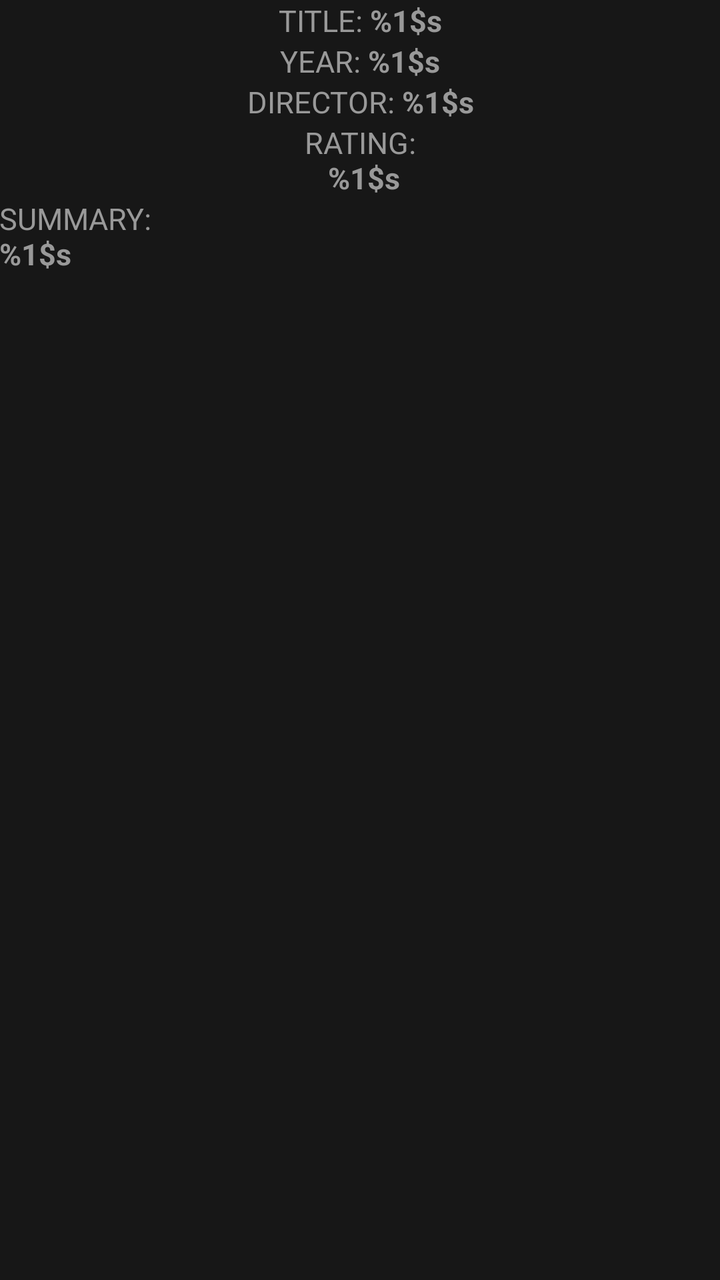
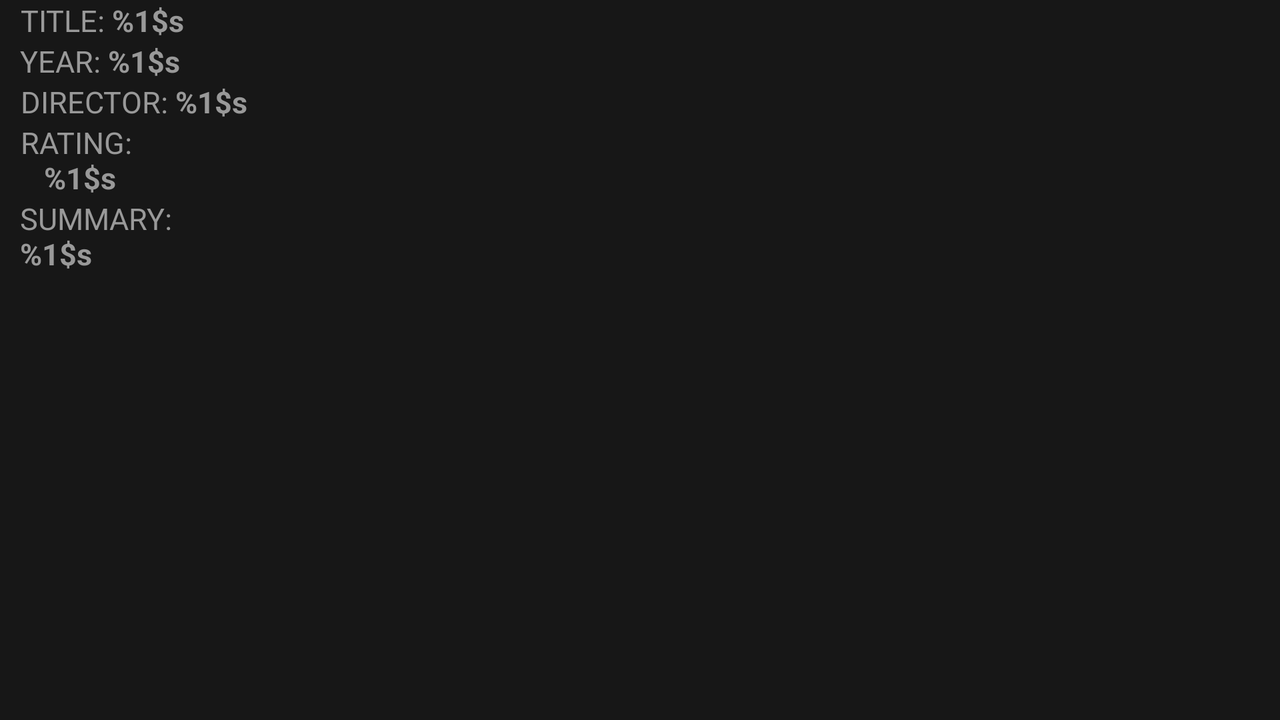

First picture: res/layout/ on a phone held upright. Second picture: the repository's own variant of that layout, on a device whose configuration matches the variant's folder. Source for both follows.
<!-- AndroidManifest.xml: activity theme SaveMenuItemStyle -->
<!-- res/layout/activity_single_item.xml -->
<?xml version="1.0" encoding="utf-8"?>
<ScrollView android:layout_height="match_parent"
    android:layout_width="match_parent"
    xmlns:android="http://schemas.android.com/apk/res/android"
    android:background="@color/background">

    <LinearLayout
        xmlns:tools="http://schemas.android.com/tools"
        android:layout_width="match_parent"
        android:layout_height="wrap_content"
        android:orientation="vertical"
        android:paddingBottom="@dimen/activity_vertical_margin"
        android:paddingLeft="@dimen/activity_horizontal_margin"
        android:paddingRight="@dimen/activity_horizontal_margin"
        android:paddingTop="@dimen/activity_vertical_margin"
        tools:context=".activities.SingleItemActivity">

        <ImageView
            android:id="@+id/single_movie_image"
            android:layout_width="match_parent"
            android:layout_height="wrap_content" />

        <TextView
            android:id="@+id/single_movie_title"
            android:layout_width="match_parent"
            android:layout_height="wrap_content"
            android:text="@string/title"
            android:textAlignment="center"
            android:textSize="15sp"
            android:textColor="#999999" />

        <TextView
            android:id="@+id/single_movie_release_year"
            android:layout_width="match_parent"
            android:layout_height="wrap_content"
            android:text="@string/release_year"
            android:textAlignment="center"
            android:textSize="15sp"
            android:textColor="#999999"/>

        <TextView
            android:id="@+id/single_movie_director"
            android:layout_width="match_parent"
            android:layout_height="wrap_content"
            android:text="@string/director"
            android:textAlignment="center"
            android:textSize="15sp"
            android:textColor="#999999"/>

        <TextView
            android:id="@+id/single_movie_rating"
            android:layout_width="match_parent"
            android:layout_height="wrap_content"
            android:text="@string/rating"
            android:textAlignment="center"
            android:textSize="15sp"
            android:textColor="#999999"/>

        <TextView
            android:id="@+id/single_movie_summary"
            android:layout_width="match_parent"
            android:layout_height="wrap_content"
            android:text="@string/summary"
            android:textSize="15sp"
            android:textColor="#999999"/>
    </LinearLayout>
</ScrollView>
<!-- resources referenced by this layout -->
<resources>
  <color name="background">#171717</color>
  <string name="director">DIRECTOR: <b>%1$s</b></string>
  <string name="rating">RATING:\n <b>%1$s</b></string>
  <string name="release_year">YEAR: <b>%1$s</b></string>
  <string name="summary">SUMMARY:\n<b>%1$s</b></string>
  <string name="title">TITLE: <b>%1$s</b></string>
  <style name="SaveMenuItemStyle" parent="Theme.AppCompat.Light.DarkActionBar">
          <item name="android:color">#B9090B</item>
      </style>
</resources>
<!-- res/layout-land/activity_single_item.xml (the repository's variant of the layout above) -->
<!-- drawn on the phone turned sideways -->
<?xml version="1.0" encoding="utf-8"?>
<ScrollView xmlns:android="http://schemas.android.com/apk/res/android"
    android:layout_width="match_parent"
    android:layout_height="match_parent"
    android:fillViewport="false"
    android:background="@color/background">

    <LinearLayout
        android:id="@+id/upper"
        android:layout_width="match_parent"
        android:layout_height="wrap_content"
        android:orientation="horizontal">

        <ImageView
            android:id="@+id/single_movie_image"
            android:layout_width="wrap_content"
            android:layout_height="wrap_content"
            android:paddingLeft="5dp"
            android:paddingRight="5dp"
            android:paddingTop="5dp" />

        <LinearLayout
            android:layout_width="match_parent"
            android:layout_height="wrap_content"
            android:orientation="vertical">

            <TextView
                android:id="@+id/single_movie_title"
                android:layout_width="wrap_content"
                android:layout_height="wrap_content"
                android:text="@string/title"
                android:textAlignment="center"
                android:textSize="15sp"
                android:textColor="#999999"/>

            <TextView
                android:id="@+id/single_movie_release_year"
                android:layout_width="wrap_content"
                android:layout_height="wrap_content"
                android:text="@string/release_year"
                android:textAlignment="center"
                android:textSize="15sp"
                android:textColor="#999999" />

            <TextView
                android:id="@+id/single_movie_director"
                android:layout_width="wrap_content"
                android:layout_height="wrap_content"
                android:text="@string/director"
                android:textAlignment="center"
                android:textSize="15sp"
                android:textColor="#999999"/>

            <TextView
                android:id="@+id/single_movie_rating"
                android:layout_width="wrap_content"
                android:layout_height="wrap_content"
                android:text="@string/rating"
                android:textAlignment="center"
                android:textSize="15sp"
                android:textColor="#999999"/>

            <TextView
                android:id="@+id/single_movie_summary"
                android:layout_width="wrap_content"
                android:layout_height="wrap_content"
                android:text="@string/summary"
                android:textSize="15sp"
                android:textColor="#999999"/>


        </LinearLayout>

    </LinearLayout>

</ScrollView>
